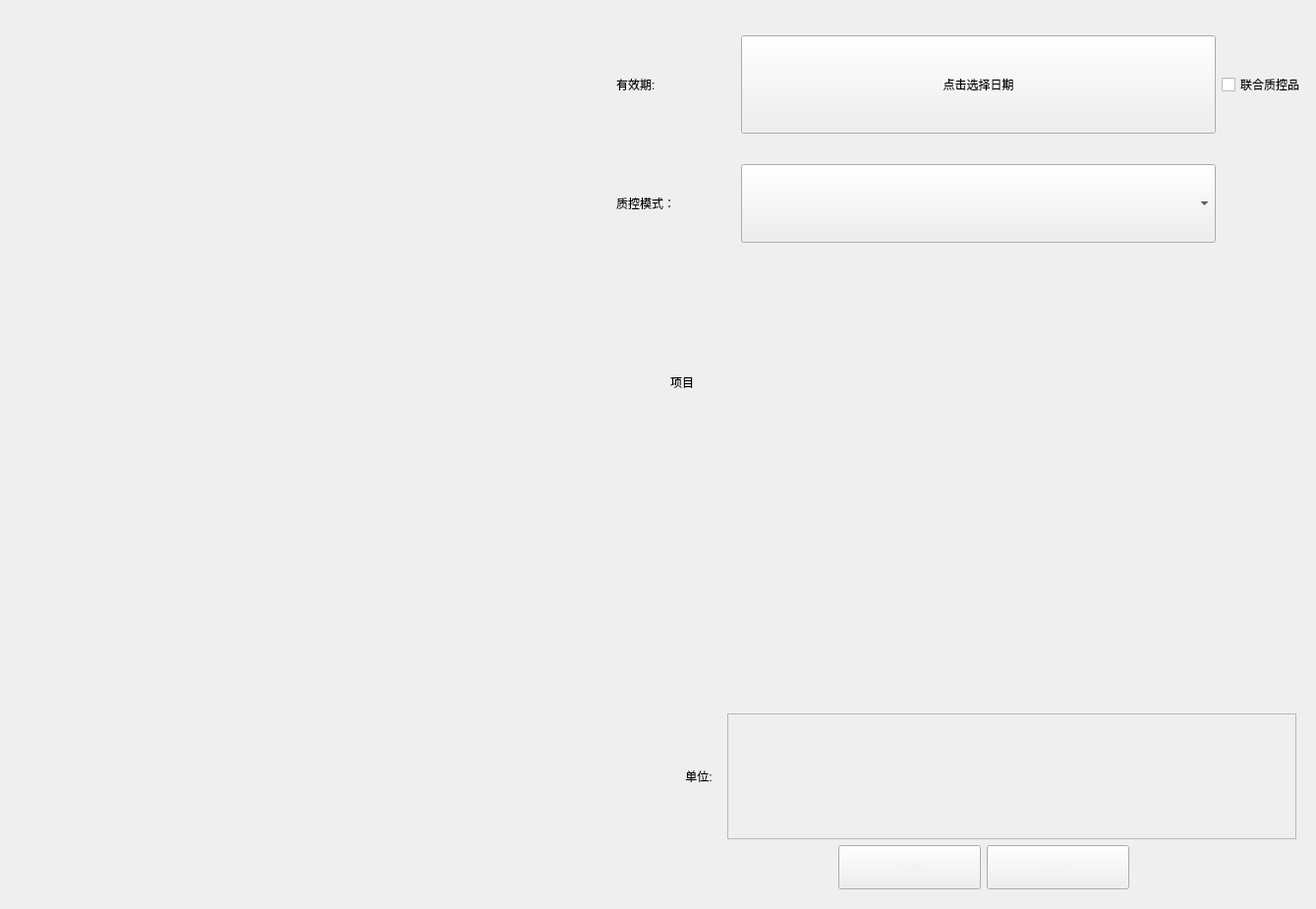
<?xml version="1.0" encoding="UTF-8"?>
<ui version="4.0">
 <class>QCSettingAddByManual</class>
 <widget class="QWidget" name="QCSettingAddByManual">
  <property name="geometry">
   <rect>
    <x>0</x>
    <y>0</y>
    <width>1339</width>
    <height>925</height>
   </rect>
  </property>
  <property name="windowTitle">
   <string>Form</string>
  </property>
  <layout class="QVBoxLayout" name="verticalLayout_2" stretch="1,2">
   <item>
    <layout class="QGridLayout" name="gridLayout" rowstretch="9,1,1" columnstretch="10,10,1">
     <item row="1" column="0">
      <widget class="CusLineEdit" name="GroupNumber" native="true"/>
     </item>
     <item row="0" column="0">
      <widget class="CusLineEdit" name="QCName" native="true">
       <property name="minimumSize">
        <size>
         <width>0</width>
         <height>150</height>
        </size>
       </property>
      </widget>
     </item>
     <item row="2" column="0">
      <widget class="CusLineEdit" name="TrackIndexNumber" native="true"/>
     </item>
     <item row="2" column="1">
      <widget class="CusLineEdit" name="IndexNUmber" native="true"/>
     </item>
     <item row="0" column="2">
      <widget class="QCheckBox" name="checkBox">
       <property name="text">
        <string>联合质控品</string>
       </property>
      </widget>
     </item>
     <item row="1" column="1">
      <layout class="QHBoxLayout" name="horizontalLayout" stretch="2,8">
       <item>
        <widget class="QLabel" name="label">
         <property name="styleSheet">
          <string notr="true">font: 22pt &quot;Microsoft YaHei UI&quot;;</string>
         </property>
         <property name="text">
          <string>质控模式：</string>
         </property>
        </widget>
       </item>
       <item>
        <widget class="QComboBox" name="QCModelCombox">
         <property name="minimumSize">
          <size>
           <width>0</width>
           <height>80</height>
          </size>
         </property>
        </widget>
       </item>
      </layout>
     </item>
     <item row="0" column="1">
      <layout class="QHBoxLayout" name="horizontalLayout_2" stretch="2,8">
       <item>
        <widget class="QLabel" name="label_2">
         <property name="styleSheet">
          <string notr="true">font: 20pt &quot;Microsoft YaHei UI&quot;;</string>
         </property>
         <property name="text">
          <string>有效期:</string>
         </property>
        </widget>
       </item>
       <item>
        <widget class="QPushButton" name="ValuedDateBtn">
         <property name="minimumSize">
          <size>
           <width>0</width>
           <height>100</height>
          </size>
         </property>
         <property name="styleSheet">
          <string notr="true">font: 14pt &quot;Microsoft YaHei UI&quot;;</string>
         </property>
         <property name="text">
          <string>点击选择日期</string>
         </property>
        </widget>
       </item>
      </layout>
     </item>
    </layout>
   </item>
   <item>
    <layout class="QHBoxLayout" name="horizontalLayout_4" stretch="1,1">
     <item>
      <widget class="TurnPageGridView" name="widget" native="true"/>
     </item>
     <item>
      <widget class="QWidget" name="ProjectArea" native="true">
       <layout class="QVBoxLayout" name="verticalLayout">
        <item>
         <widget class="QLabel" name="label_3">
          <property name="styleSheet">
           <string notr="true">font: 20pt &quot;Microsoft YaHei UI&quot;;</string>
          </property>
          <property name="text">
           <string>项目</string>
          </property>
         </widget>
        </item>
        <item>
         <widget class="CusLineEdit" name="targetInput" native="true"/>
        </item>
        <item>
         <widget class="CusLineEdit" name="SDInput" native="true"/>
        </item>
        <item>
         <layout class="QHBoxLayout" name="horizontalLayout_5" stretch="1,10">
          <property name="spacing">
           <number>0</number>
          </property>
          <item>
           <widget class="QLabel" name="label_4">
            <property name="styleSheet">
             <string notr="true">font: 20pt &quot;Microsoft YaHei UI&quot;;</string>
            </property>
            <property name="text">
             <string>单位:</string>
            </property>
            <property name="alignment">
             <set>Qt::AlignCenter</set>
            </property>
           </widget>
          </item>
          <item>
           <widget class="CusAdjustBox" name="UnitSelect">
            <property name="frameShape">
             <enum>QFrame::StyledPanel</enum>
            </property>
            <property name="frameShadow">
             <enum>QFrame::Raised</enum>
            </property>
           </widget>
          </item>
         </layout>
        </item>
        <item>
         <layout class="QHBoxLayout" name="horizontalLayout_3">
          <item>
           <spacer name="horizontalSpacer">
            <property name="orientation">
             <enum>Qt::Horizontal</enum>
            </property>
            <property name="sizeHint" stdset="0">
             <size>
              <width>40</width>
              <height>20</height>
             </size>
            </property>
           </spacer>
          </item>
          <item>
           <widget class="QPushButton" name="SaveBtn">
            <property name="minimumSize">
             <size>
              <width>145</width>
              <height>45</height>
             </size>
            </property>
            <property name="styleSheet">
             <string notr="true">QPushButton{
font: 700 13pt &quot;Microsoft YaHei UI&quot;;
color: #F2F2F2;
border-image: url(:/resources/img/common/btnNomal.png);
padding: -1;}
QPushButton:pressed{
font: 700 13pt &quot;Microsoft YaHei UI&quot;;
color: #F2F2F2;
border-image: url(:/resources/img/common/btnClicked.png);
padding: -1;}
</string>
            </property>
            <property name="text">
             <string>保存</string>
            </property>
           </widget>
          </item>
          <item>
           <widget class="QPushButton" name="ReturnBtn">
            <property name="minimumSize">
             <size>
              <width>145</width>
              <height>45</height>
             </size>
            </property>
            <property name="styleSheet">
             <string notr="true">QPushButton{
font: 700 13pt &quot;Microsoft YaHei UI&quot;;
color: #F2F2F2;
border-image: url(:/resources/img/common/btnNomal.png);
padding: -1;}
QPushButton:pressed{
font: 700 13pt &quot;Microsoft YaHei UI&quot;;
color: #F2F2F2;
border-image: url(:/resources/img/common/btnClicked.png);
padding: -1;}
</string>
            </property>
            <property name="text">
             <string>返回</string>
            </property>
           </widget>
          </item>
          <item>
           <spacer name="horizontalSpacer_2">
            <property name="orientation">
             <enum>Qt::Horizontal</enum>
            </property>
            <property name="sizeHint" stdset="0">
             <size>
              <width>40</width>
              <height>20</height>
             </size>
            </property>
           </spacer>
          </item>
         </layout>
        </item>
       </layout>
      </widget>
     </item>
    </layout>
   </item>
  </layout>
 </widget>
 <customwidgets>
  <customwidget>
   <class>CusLineEdit</class>
   <extends>QWidget</extends>
   <header location="global">CusLineEdit.h</header>
   <container>1</container>
  </customwidget>
  <customwidget>
   <class>CusAdjustBox</class>
   <extends>QFrame</extends>
   <header location="global">CusAdjustBox.h</header>
   <container>1</container>
  </customwidget>
  <customwidget>
   <class>TurnPageGridView</class>
   <extends>QWidget</extends>
   <header location="global">TurnPageGridView.h</header>
   <container>1</container>
  </customwidget>
 </customwidgets>
 <resources/>
 <connections/>
</ui>
